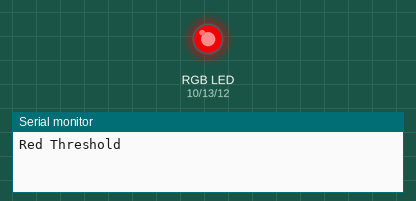
The sketch below on a simulated Arduino Uno, built with avr-gcc and run on an emulated ATmega328P. Parts: an RGB LED mixed from three pins (HIGH = lit), the last lines printed to the serial monitor. Dim RGB values are drawn brighter than linear; not simulated (calls return 0 or success): arduino_secrets.h.

Above: at 5.05 s.
At 6.25 s:
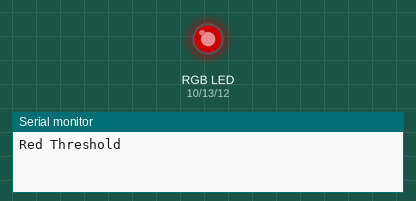
At 6.55 s:
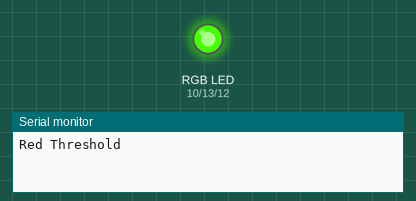
At 8.1 s:
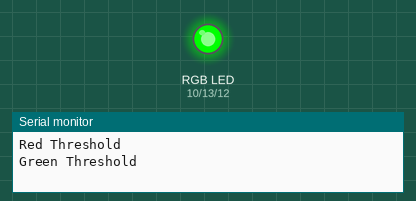
At 9.65 s:
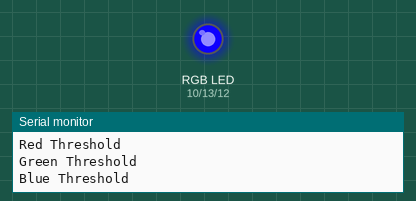
At 11.2 s:
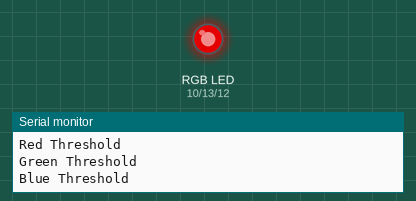
Timing chart, 0 to 13.8 s (numbered marks = the images above):
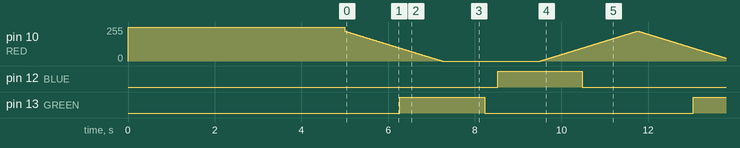

Measured:
- by itself, pin 12 (BLUE), pin 13 (GREEN): alternates HIGH for 2.0 s and LOW for 4.8 s

The sketch:

Color_Fade_LED.ino
```cpp
#include "arduino_secrets.h"

//www.elegoo.com
//2016.12.8
#define RED 10
#define BLUE 12
#define GREEN 13

void setup() {
  Serial.begin(9600);
pinMode(RED, OUTPUT);
pinMode(BLUE, OUTPUT);
    pinMode(GREEN, OUTPUT);

    digitalWrite(RED, HIGH);
    digitalWrite(BLUE, LOW);
    digitalWrite(GREEN, LOW);
    delay(5000);
}

int redValue;
int blueValue;
int greenValue;
int delayTime;

void loop() {

  Serial.println("Red Threshold");

  redValue = 225;
  blueValue = 0;
  greenValue = 0;

  for(int i = 0; i <225; i += 1){


    redValue -= 1;
    greenValue += 1;
    analogWrite(RED, redValue);
    analogWrite(GREEN, greenValue);
    delayTime = 10;
    delay(delayTime);
  }
    Serial.println("Green Threshold");


      for(int i = 0; i <225; i += 1){


    greenValue -= 1;
    blueValue += 1;
    analogWrite(GREEN, greenValue);
    analogWrite(BLUE, blueValue);
    delayTime = 10;
    delay(delayTime);
  }
    Serial.println("Blue Threshold");

      for(int i = 0; i <225; i += 1){


    blueValue -= 1;
    redValue += 1;
    analogWrite(BLUE, blueValue);
    analogWrite(RED, redValue);
    delayTime = 10;
    delay(delayTime);
  }
    Serial.println("Sequence Complete");
}
```
